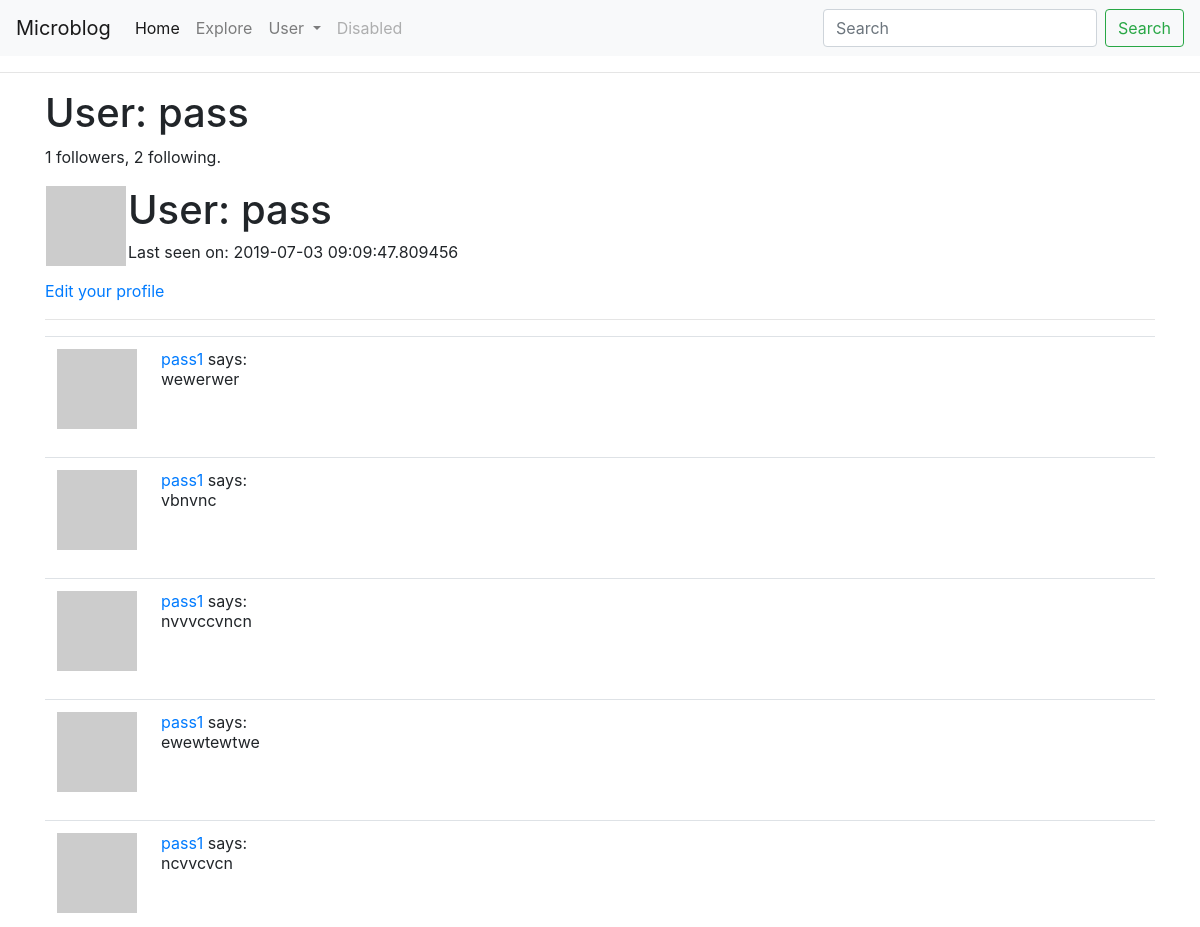
Before: /user/pass (signed in, upper part) with the older database file.
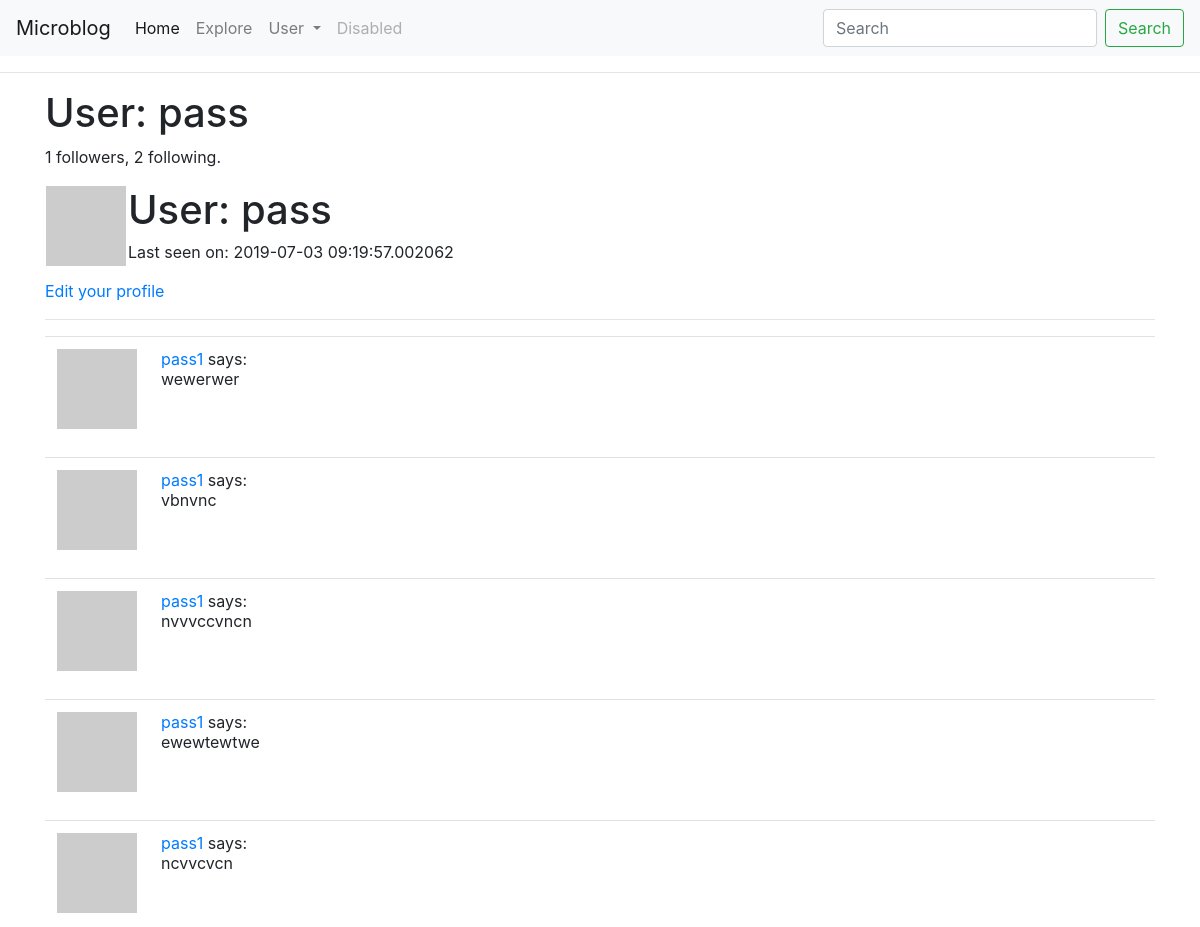
After: the same page with the newer database file.
### app/models.py (models this page shows, shortened)
class User(UserMixin, db.Model):
    id = db.Column(db.Integer, primary_key=True)
    username = db.Column(db.String(64), index=True, unique=True)
    email = db.Column(db.String(120), index=True, unique=True)
    password_hash = db.Column(db.String(128))
    about_me = db.Column(db.String(140))
    last_seen = db.Column(db.DateTime, default=datetime.utcnow)
    posts = db.relationship("Post", backref="author", lazy="dynamic")
    followed = db.relationship(
        'User', secondary=followers,
        primaryjoin=(followers.c.follower_id == id),
        secondaryjoin=(followers.c.followed_id == id),
        backref=db.backref('followers', lazy='dynamic'), lazy='dynamic')
    def avatar(self, size):
        digest = md5(self.email.lower().encode('utf-8')).hexdigest()
        return "https://www.gravatar.com/avatar/{}?d=identicon&s={}".format(digest, size)
    def followed_posts(self):
        followed = Post.query.join(
            followers, (followers.c.followed_id == Post.user_id)).filter(
                followers.c.follower_id == self.id)
        own = Post.query.filter_by(user_id=self.id)
        return followed.union(own).order_by(Post.timestamp.desc())

class Post(db.Model):
    id = db.Column(db.Integer, primary_key=True)
    body = db.Column(db.String(140))
    timestamp = db.Column(db.DateTime, index=True, default = datetime.utcnow)
    user_id = db.Column(db.Integer, db.ForeignKey("user.id"))

### app/routes.py (the view)
@app.route('/user/<username>', methods=['POST', 'GET'])
@login_required
def user(username):
    user = User.query.filter_by(username=username).first_or_404()
    page = request.args.get('page', 1, type=int)
    posts = current_user.followed_posts().paginate(page, app.config["POSTS_PER_PAGE"], False)
    next_url = url_for("user", username=user.username, page=posts.next_num) if posts.has_next else None
    prev_url = url_for("user", username=user.username, page=posts.prev_num) if posts.has_prev else None
    return render_template("user.html", user=user, posts=posts.items, next_url=next_url, prev_url=prev_url)

### app/models.py (called while the page is built)
@login.user_loader
def load_user(id):
    return User.query.get(int(id))

### app/routes.py (called while the page is built)
@app.before_request
def before_request():
    if current_user.is_authenticated:
        current_user.last_seen = datetime.utcnow()
        db.session.commit()

### app/templates/user.html (shortened to what this page needs)
{% extends "base.html" %}
{% block content %}
	<h1>User: {{ user.username }}</h1>
	<table>
		<tr valign="top">
			<td><img src="{{user.avatar(128)}}" ></td>
			<td> <h1>User: {{ user.username }} </h1>
			{% if user.last_seen %} <p> Last seen on: {{ user.last_seen }}</p>{% endif %}
			</td>
			<p>{{ user.followers.count() }} followers, {{ user.followed.count() }} following.</p>
		</tr>
	</table>
	{% if user == current_user %}
		<p><a href="{{ url_for('edit_profile') }}">Edit your profile</a></p>
		{% elif not current_user.is_following(user) %}
		<p><a href="{{ url_for('follow', username=user.username) }}">Follow</a></p>
		{% else %}
		<p><a href="{{ url_for('unfollow', username=user.username) }}">Unfollow</a></p>
	{% endif %}
	<hr>
	{% for post in posts %}
		{% include '_post.html' %}
	{% endfor %}
{% endblock %}

### app/templates/base.html (shortened to what this page needs)
<html>
    <head>
        <link rel="stylesheet" href="https://stackpath.bootstrapcdn.com/bootstrap/4.3.1/css/bootstrap.min.css">
    </head>
    <body>
        {% block navbar %}
        <nav class="navbar navbar-expand-lg navbar-light bg-light">
            <a class="navbar-brand" href="{{url_for("index")}}">Microblog</a>
            <div class="collapse navbar-collapse" id="navbarSupportedContent">
                <ul class="navbar-nav mr-auto">
                <li class="nav-item active">
                    <a class="nav-link" href="{{ url_for('index') }}">Home <span class="sr-only">(current)</span></a>
                </li>
                <li class="nav-item">
                    <a class="nav-link" href="{{ url_for('explore') }}">Explore</a>
                </li>
                {% if current_user.is_anonymous %}
                    <li class="nav-item">
                        <a class="nav-link" href="{{ url_for('registration') }}">Register</a>
                    </li>
                {% else %}
                    <li class="nav-item dropdown">
                        <a class="nav-link dropdown-toggle" href="#" id="navbarDropdown" role="button" data-toggle="dropdown" aria-haspopup="true" aria-expanded="false">
                        User
                        </a>
                    </li>
                {% endif %}
                <li class="nav-item">
                    <a class="nav-link disabled" href="#" tabindex="-1" aria-disabled="true">Disabled</a>
                </li>
                </ul>
                <form class="form-inline my-2 my-lg-0">
                <input class="form-control mr-sm-2" type="search" placeholder="Search" aria-label="Search">
                <button class="btn btn-outline-success my-2 my-sm-0" type="submit">Search</button>
                </form>
            </div>
        </nav>
        {%endblock%}
        <hr>
        {% block app_content %}
        <div class="container">
                {% block content %}{% endblock %}
            </div>
        {% endblock %}
    </body>
</html>

### app/templates/_post.html
<table class="table table-hover">
        <tr>
            <td width="70px">
                <a href="{{ url_for('user', username=post.author.username) }}">
                    <img src="{{ post.author.avatar(70) }}" />
                </a>
            </td>
            <td>
                <a href="{{ url_for('user', username=post.author.username) }}">
                    {{ post.author.username }}
                </a>
                says:
                <br>
                {{ post.body }}
            </td>
        </tr>
    </table>

Changed rows visible on the page:
changed User "pass": last_seen "2019-07-03 09:09:47.809456" → "2019-07-03 09:19:57.002062"
